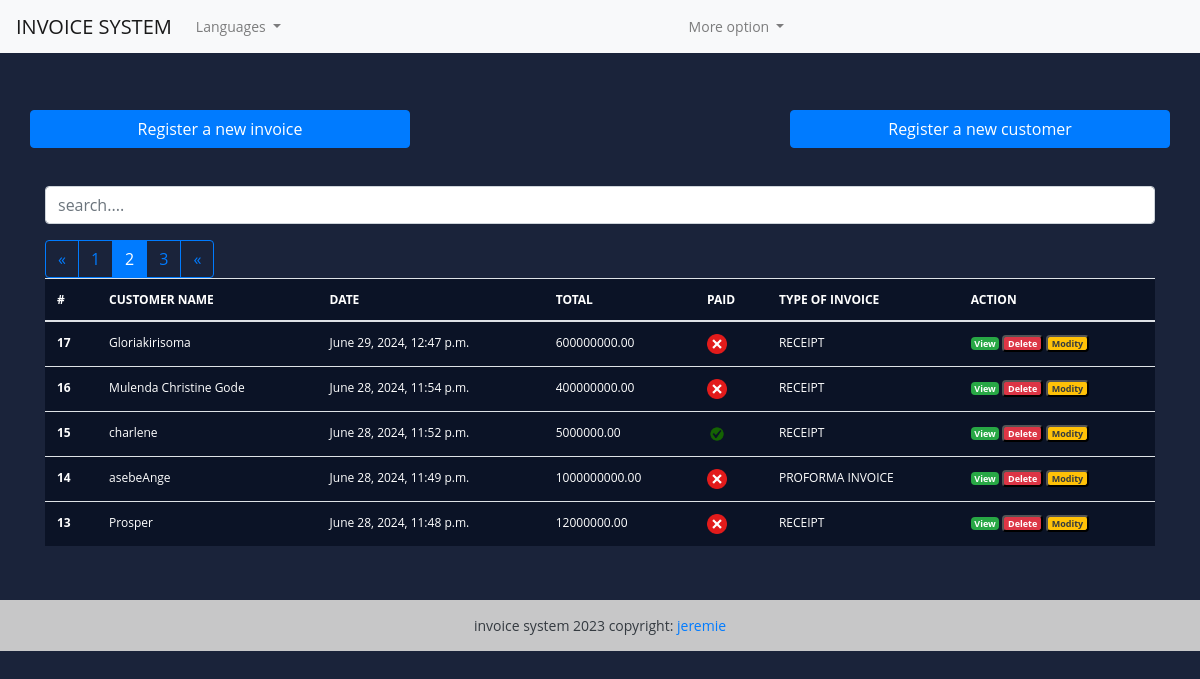
Page /?page=2 (signed in) on the committed database.
### fact_app/models.py (models this page shows, shortened)
class Invoice(models.Model):
  INVOICE_TYPE= (
    ('R', 'RECEIPT'),
    ('P', 'PROFORMA INVOICE'),
    ('I', 'INVOICE')
  )
  customer = models.ForeignKey(Customer, on_delete=models.PROTECT)
  save_by =models.ForeignKey(User, on_delete=models.PROTECT)
  invoice_date_time = models.DateTimeField(auto_now_add=True)
  total = models.DecimalField(max_digits=10000, decimal_places=2)
  last_updated_date = models.DateTimeField(null=True, blank=True)
  paid = models.BooleanField(default=False)
  invoice_type = models.CharField(max_length=1, choices=INVOICE_TYPE)
  comments = models.TextField(null=True, max_length=1000, blank=True)
  class Meta:
    verbose_name = "Invoice"
    verbose_name_plural ="Invoices"
  @property
  def get_total(self):
    articles = self.article_set.all()
    total = sum(article.get_total for article in articles)
    return total

class Customer(models.Model):
  SEX_TYPES =   (
    ('M', 'Masculin'),
    ('F', 'Feminin'),
  )
  name = models.CharField(max_length=132)
  email = models.EmailField()
  phone = models.CharField(max_length=132)
  address = models.CharField(max_length=64)
  sex = models.CharField(max_length=1, choices=SEX_TYPES)
  age =models.CharField(max_length=12)
  city = models.CharField(max_length=32)
  zip_code = models.CharField(max_length=16)
  created_date = models.DateTimeField(auto_now_add=True)
  save_by = models.ForeignKey(User, on_delete=models.PROTECT)
  class Meta:
    verbose_name = "Customer"
    verbose_name_plural ="Customers"

class Article(models.Model):
  invoice = models.ForeignKey(Invoice, on_delete=models.CASCADE)
  name = models.CharField(max_length=32)
  quantity = models.IntegerField()
  unit_price = models.DecimalField(max_digits=1000, decimal_places=2)
  total = models.DecimalField(max_digits=1000, decimal_places=2)
  class Meta:
    verbose_name='Article'
    verbose_name_plural='Articles'
  @property
  def get_total(self):
    total = self.quantity * self.unit_price
    return total

### fact_app/views.py (the view, shortened to what this page needs)
# urls.py: path('', views.HomeView.as_view(), name='home'),
class HomeView(LoginRequiredSuperuserMixim ,View):
   templates_name = 'index.html'
   invoices = Invoice.objects.select_related('customer', 'save_by').all().order_by('-invoice_date_time')
   context = {
      'invoices': invoices
   }
   def get(self, request, *args, **kwargs):
      items = pagination(request, self.invoices)
      self.context['invoices']= items
      return render(request, self.templates_name, self.context)

### fact_app/utils.py (called while the page is built)
def pagination(request, invoices):
     default_page = 1
     page = request.GET.get('page',default_page)
     items_per_page = 5
     paginator = Paginator(invoices, items_per_page)
     try:
          items_page = paginator.page(page)
     except PageNotAnInteger :
         items_page = paginator.page(default_page)
     except EmptyPage:
         items_page = paginator.page(paginator.num_pages)
     return items_page

### templates/index.html (shortened to what this page needs)
{% extends "base.html" %}
{% load static %}
{% block content %}
  <br><br>
<div class="row">
  <a href="{% url 'add-invoice' %}" class="btn col-md-4 btn-primary">
    Register a new invoice
  </a>
  <a href="#" class="btn col-md-4">
  </a>
  <a href="{% url 'add-customer' %}" class="btn col-md-4 btn-primary">
    Register a new customer
  </a>
</div>
<br><br>
<div class="form-group">
   <input id="search" class="form-control" type="text" placeholder="search....">
</div>
<div>
  <table class="table table-striped-columns">
     <thead>
       <tr style="
       color: white;";>
         <th scope="col">#</th>
         <th scope="col">CUSTOMER NAME</th>
         <th scope="col">DATE</th>
         <th scope="col">TOTAL</th>
         <th scope="col">PAID</th>
         <th scope="col">TYPE OF INVOICE</th>
         <th scope="col">ACTION</th>
       </tr>
     </thead>
     <tbody id="myTable">
         {% if invoices %}
         {% for facture in invoices %}
         <tr style="
         color: white;";>
            <th scope="row">{{ facture.pk }}</th>
            <td>{{ facture.customer.name }}</td>
            <td>{{ facture.invoice_date_time }}</td>
            <td>{{ facture.get_total }}</td>
            <td>
               {% if facture.paid %}
               <img src="{% static 'images/icon-yes.png'%}" alt="True" style="
               height: 20px;
               width: 20px;
               ";>
               {% else %}
               <img src="{% static 'images/icon-no.png'%}" alt="False" style="
               height: 20px;
               width: 20px;
               ">
               {% endif %}
            </td>
            <td>{{facture.get_invoice_type_display }}</td>
            <td>
              <a href="{% url 'view-invoice' pk=facture.pk %}" title="Detail" class="badge text-white bg-success">View</a>
              <button id="btn-invoice-sup" type="button" data-toggle="modal" data-target="#supprimer" class="badge text-white bg-danger" title="Supprimer" data-id="{{ facture.pk }}" data-customer="{{ facture.customer.name}}">
                Delete
              </button>
              <button id="btn-invoice-mod" type="button" data-toggle="modal" data-target="#modifier" class="badge text-dark bg-warning" title="Modifier" data-id="{{ facture.pk }}" data-customer="{{ facture.customer.name}}">
                Modity
              </button>
            </td>
         </tr>
         {% endfor %}
         {% if invoices.has_other_pages %}
         <div class="btn-group" role="group" aria-label="Item pagination">
             {% if invoices.has_previous%}
             <a href="?page={{ invoices.previous_page_number }}" class="btn btn-outline-primary">&laquo;</a>
             {% endif %}
             {% for page_number in invoices.paginator.page_range %}
             {% if invoices.number == page_number %}
             <button class="btn btn-outline-primary active">
              <span>{{page_number}}<span class="sr-only">{current}</span></span>
             </button>
             {% else %}
                <a href="?page={{page_number}}" class="btn btn-outline-primary">{{page_number}}</a>
             {% endif %}
             {% endfor %}
             {% if invoices.has_next%}
              <a href="?page={{ invoices.next_page_number }}" class="btn btn-outline-primary">&laquo;</a>
             {% endif %}
         </div>
         {% endif%}
         {% else %}
         <p class="text-center text-white">Not Found.</p>
         {% endif %}
     </tbody>
  </table>
</div>
<br><br>
{% endblock %};

### static/style.css (style rules this page uses)
body { margin: 0; padding: 0; font: 400 .875rem 'Open Sans', sans-serif; background: #1A233A; color: white; position: relative; height: 100%; }
.table { background-color: #0b1326; color: #05070b; font-size: .75rem; }

### rows in the picture
Invoice: pk "17", customer.name "Gloriakirisoma", invoice_date_time "June 29, 2024, 12:47 p.m.", get_total "600000000.00", paid False (drawn), invoice_type "RECEIPT"
Invoice: pk "16", customer.name "Mulenda Christine Gode", invoice_date_time "June 28, 2024, 11:54 p.m.", get_total "400000000.00", paid False (drawn), invoice_type "RECEIPT"
Invoice: pk "15", customer.name "charlene", invoice_date_time "June 28, 2024, 11:52 p.m.", get_total "5000000.00", paid True (drawn), invoice_type "RECEIPT"
Invoice: pk "14", customer.name "asebeAnge", invoice_date_time "June 28, 2024, 11:49 p.m.", get_total "1000000000.00", paid False (drawn), invoice_type "PROFORMA INVOICE"
Invoice: pk "13", customer.name "Prosper", invoice_date_time "June 28, 2024, 11:48 p.m.", get_total "12000000.00", paid False (drawn), invoice_type "RECEIPT"

### other values in the picture
{{ page_number }} "1" "3"
{{ page_number }} "2"
